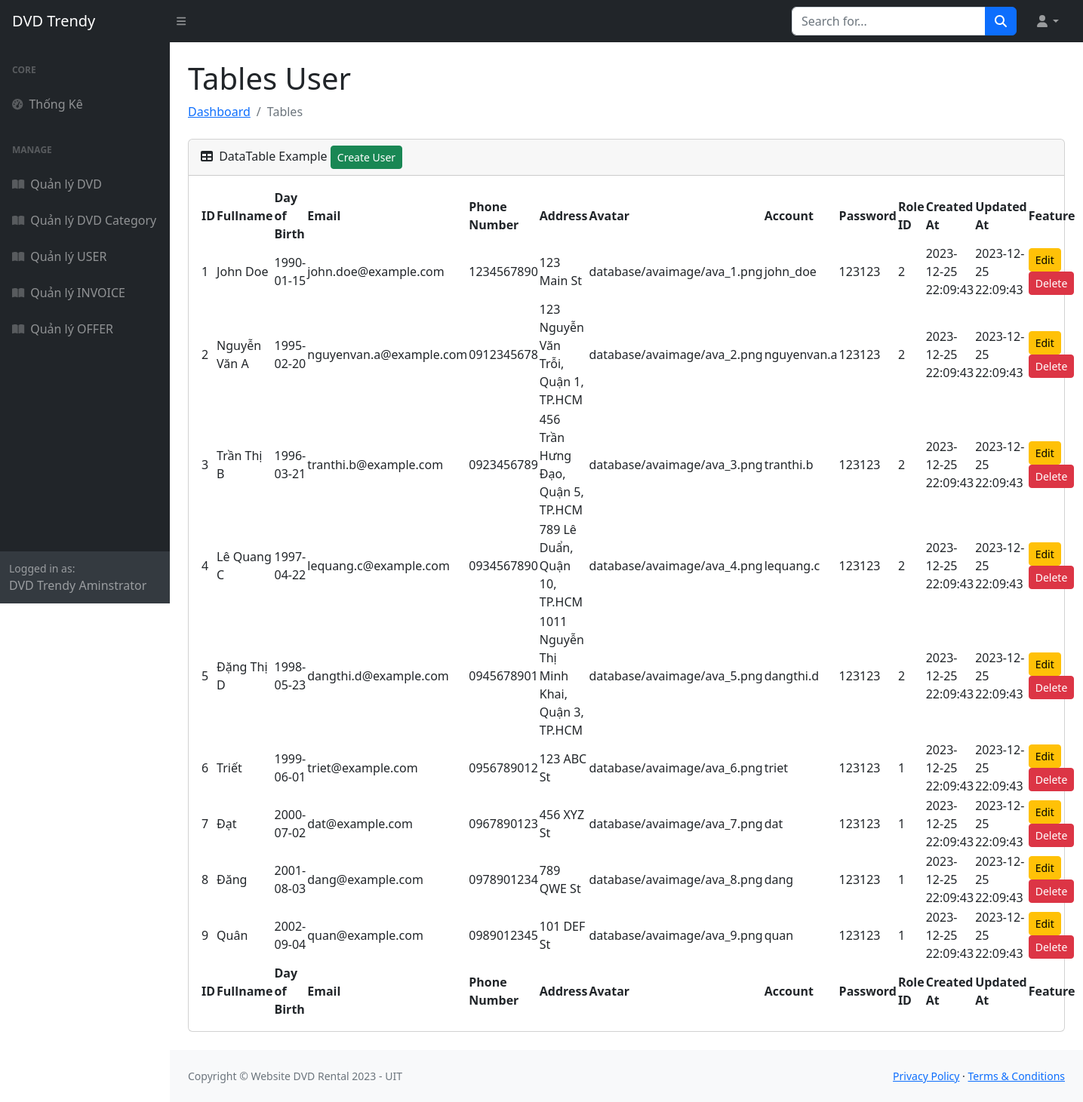
Screenshot of /manage_user.php with the database file from the repository.
### tables this page shows
CREATE TABLE `USER` (
  `id` integer PRIMARY KEY AUTO_INCREMENT,
  `fullname` varchar(50),
  `dayofbirth` date,
  `email` varchar(150),
  `PhoneNumber` varchar(20),
  `address` varchar(200),
  `avartar` varchar(255),
  `account` varchar(50),
  `password` varchar(32),
  `role_id` integer,
  `created_at` datetime,
  `updated_at` datetime
);

### database/dbhelper.php (called while the page is built, shortened)
<?php
function execute_result($sql){
    $result = null;
    $conn = mysqli_connect(HOST, USERNAME, PASSWORD, DATABASE);
    $resultset = mysqli_query($conn, $sql);
    while ($row = mysqli_fetch_assoc($resultset)) {
        $result[]=$row;
    }
    return $result;
}
?>

### manage_user.php (the view, shortened to what this page needs)
<?php
require('includes/header.php');
require('includes/navbar.php');
require('includes/sidebar.php');
require_once('database/dbhelper.php');
$sql = "SELECT * FROM USER";
$userList = execute_result($sql);
?>
<main>
    <div class="container-fluid px-4">
        <h1 class="mt-4">Tables User</h1>
        <ol class="breadcrumb mb-4">
            <li class="breadcrumb-item"><a href="index.html">Dashboard</a></li>
            <li class="breadcrumb-item active">Tables</li>
        </ol>
        <div class="card mb-4">
            <div class="card-header">
                <i class="fas fa-table me-1"></i>
                DataTable Example
                <button type='button' class='btn btn-success btn-sm' onclick='openAddModal_User();'>Create User</button>
            </div>
            <div class="card-body">
                <table id="datatablesSimple">
                    <thead>
                        <tr>
                            <th>ID</th>
                            <th>Fullname</th>
                            <th>Day of Birth</th>
                            <th>Email</th>
                            <th>Phone Number</th>
                            <th>Address</th>
                            <th>Avatar</th>
                            <th>Account</th>
                            <th>Password</th>
                            <th>Role ID</th>
                            <th>Created At</th>
                            <th>Updated At</th>
                            <th>Feature</th>
                        </tr>
                    </thead>
                    <tfoot>
                        <tr>
                            <th>ID</th>
                            <th>Fullname</th>
                            <th>Day of Birth</th>
                            <th>Email</th>
                            <th>Phone Number</th>
                            <th>Address</th>
                            <th>Avatar</th>
                            <th>Account</th>
                            <th>Password</th>
                            <th>Role ID</th>
                            <th>Created At</th>
                            <th>Updated At</th>
                            <th>Feature</th>
                        </tr>
                    </tfoot>
                    <tbody>
                        <?php
                        foreach ($userList as $user) {
                            echo "<tr>";
                            echo "<td>{$user['id']}</td>";
                            echo "<td>{$user['fullname']}</td>";
                            echo "<td>{$user['dayofbirth']}</td>";
                            echo "<td>{$user['email']}</td>";
                            echo "<td>{$user['PhoneNumber']}</td>";
                            echo "<td>{$user['address']}</td>";
                            echo "<td>{$user['avartar']}</td>";
                            echo "<td>{$user['account']}</td>";
                            echo "<td>{$user['password']}</td>";
                            echo "<td>{$user['role_id']}</td>";
                            echo "<td>{$user['created_at']}</td>";
                            echo "<td>{$user['updated_at']}</td>";
                            echo "<td>
                                        <button type='button' class='btn btn-warning btn-sm' data-bs-toggle='modal' data-bs-target='#editUserModal'
                                        onclick='openEditModal_User(
                                                {$user['id']},
                                                \"{$user['fullname']}\",
                                                \"{$user['dayofbirth']}\",
                                                \"{$user['email']}\",
                                                \"{$user['PhoneNumber']}\",
                                                \"{$user['address']}\",
                                                \"{$user['avartar']}\",
                                                \"{$user['account']}\",
                                                \"{$user['password']}\",
                                                {$user['role_id']})'>
                                        Edit
                                        </button>
                                        <button type='button' class='btn btn-danger btn-sm' onclick='feature_delete({$user['id']},3)'>Delete</button>
                                </td>";
                            echo "</tr>";
                        }
                        ?>
                    </tbody>
                </table>
            </div>
        </div>
    </div>
</main>
<?php
require('includes/footer.php');
?>

### rows the page displays
user: id "1", fullname "John Doe", dayofbirth "1990-01-15", email "john.doe@example.com", PhoneNumber "1234567890", address "123 Main St", avartar "database/avaimage/ava_1.png", account "john_doe", password "123123", role "2", created_at "2023-12-25 22:09:43", updated_at "2023-12-25 22:09:43"
user: id "2", fullname "Nguyễn Văn A", dayofbirth "1995-02-20", email "nguyenvan.a@example.com", PhoneNumber "0912345678", address "123 Nguyễn Văn Trỗi, Quận 1, TP.HCM", avartar "database/avaimage/ava_2.png", account "nguyenvan.a", password "123123", role "2", created_at "2023-12-25 22:09:43", updated_at "2023-12-25 22:09:43"
user: id "3", fullname "Trần Thị B", dayofbirth "1996-03-21", email "tranthi.b@example.com", PhoneNumber "0923456789", address "456 Trần Hưng Đạo, Quận 5, TP.HCM", avartar "database/avaimage/ava_3.png", account "tranthi.b", password "123123", role "2", created_at "2023-12-25 22:09:43", updated_at "2023-12-25 22:09:43"
user: id "4", fullname "Lê Quang C", dayofbirth "1997-04-22", email "lequang.c@example.com", PhoneNumber "0934567890", address "789 Lê Duẩn, Quận 10, TP.HCM", avartar "database/avaimage/ava_4.png", account "lequang.c", password "123123", role "2", created_at "2023-12-25 22:09:43", updated_at "2023-12-25 22:09:43"
user: id "5", fullname "Đặng Thị D", dayofbirth "1998-05-23", email "dangthi.d@example.com", PhoneNumber "0945678901", address "1011 Nguyễn Thị Minh Khai, Quận 3, TP.HCM", avartar "database/avaimage/ava_5.png", account "dangthi.d", password "123123", role "2", created_at "2023-12-25 22:09:43", updated_at "2023-12-25 22:09:43"
user: id "6", fullname "Triết", dayofbirth "1999-06-01", email "triet@example.com", PhoneNumber "0956789012", address "123 ABC St", avartar "database/avaimage/ava_6.png", account "triet", password "123123", role "1", created_at "2023-12-25 22:09:43", updated_at "2023-12-25 22:09:43"
user: id "7", fullname "Đạt", dayofbirth "2000-07-02", email "dat@example.com", PhoneNumber "0967890123", address "456 XYZ St", avartar "database/avaimage/ava_7.png", account "dat", password "123123", role "1", created_at "2023-12-25 22:09:43", updated_at "2023-12-25 22:09:43"
user: id "8", fullname "Đăng", dayofbirth "2001-08-03", email "dang@example.com", PhoneNumber "0978901234", address "789 QWE St", avartar "database/avaimage/ava_8.png", account "dang", password "123123", role "1", created_at "2023-12-25 22:09:43", updated_at "2023-12-25 22:09:43"
user: id "9", fullname "Quân", dayofbirth "2002-09-04", email "quan@example.com", PhoneNumber "0989012345", address "101 DEF St", avartar "database/avaimage/ava_9.png", account "quan", password "123123", role "1", created_at "2023-12-25 22:09:43", updated_at "2023-12-25 22:09:43"
